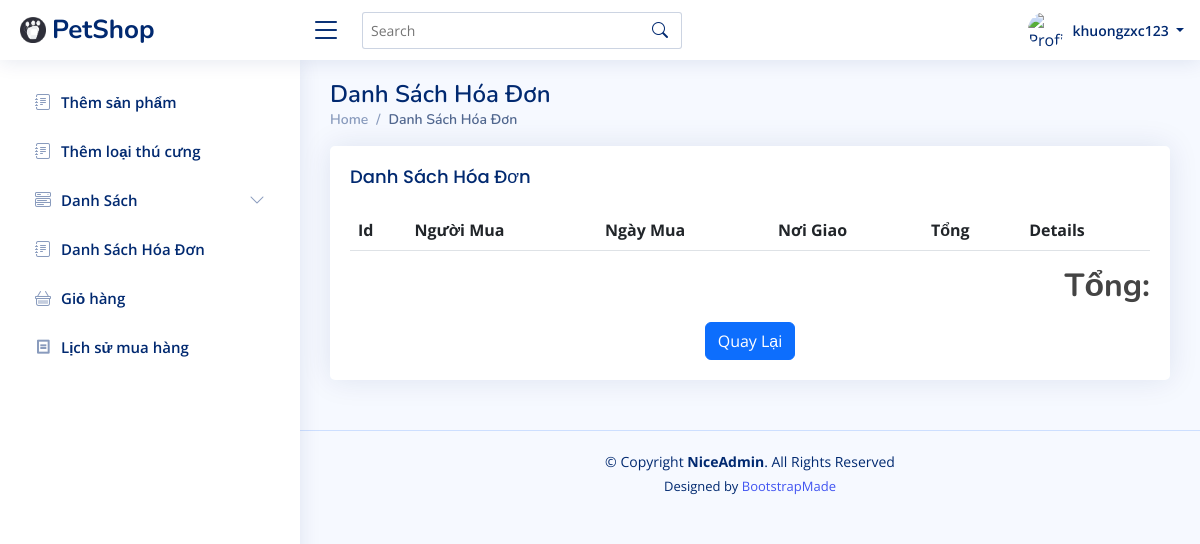
/?r=hoadon (signed in), run on an earlier commit of the app's database.
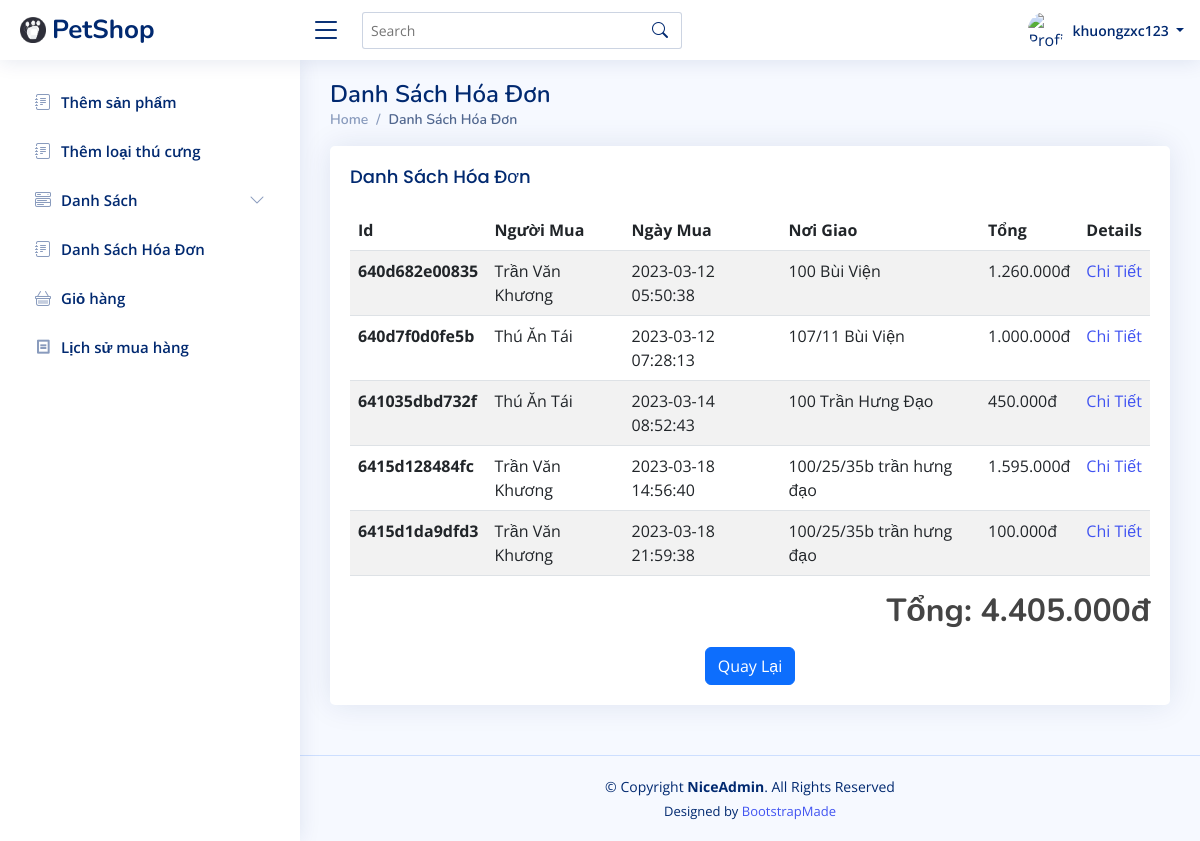
And on a later commit of the database.
### tables this page shows
CREATE TABLE IF NOT EXISTS `hoadon` (
  `Id` varchar(256) NOT NULL,
  `Day` datetime NOT NULL,
  `UserId` int NOT NULL,
  `Total` int NOT NULL,
  `Address` varchar(100) NOT NULL,
  PRIMARY KEY (`Id`),
  KEY `UserId` (`UserId`),
  CONSTRAINT `hoadon_ibfk_1` FOREIGN KEY (`UserId`) REFERENCES `user` (`Id`)
);

CREATE TABLE IF NOT EXISTS `user` (
  `Id` int NOT NULL AUTO_INCREMENT,
  `UserName` varchar(50) DEFAULT NULL,
  `Pass` varchar(256) DEFAULT NULL,
  `FullName` varchar(100) DEFAULT 'no name',
  `Avata` varchar(256) DEFAULT 'default_avata.png',
  `RoleId` int DEFAULT '2',
  `Token` varchar(50) DEFAULT NULL,
  `Email` varchar(100) DEFAULT NULL,
  `Status` tinyint(1) DEFAULT '0',
  PRIMARY KEY (`Id`),
  KEY `RoleId` (`RoleId`),
  CONSTRAINT `user_ibfk_1` FOREIGN KEY (`RoleId`) REFERENCES `role` (`Id`)
);

### controllers/HoaDonController.php (called while the page is built, shortened)
<?php
require_once('configs/database.php');
require_once('models/HoaDon.php');
class HoaDonController
{
    private $model;
    function __construct()
    {
        global $pdo;
        $this->model = new HoaDon($pdo);
    }
    function hoadon()
    {
        $danhSachHoaDon = $this->model->getAllHoaDon();
        require_once('views/product/danhsachhoadon.php');
    }
}
?>

### models/HoaDon.php (called while the page is built, shortened)
<?php
class HoaDon
{
    private $db;
    function __construct($pdo)
    {
        $this->db = $pdo;
    }
    function getAllHoaDon()
    {
        $stmt = $this->db->prepare("SELECT hoadon.Id, hoadon.Day, hoadon.Total, user.FullName, hoadon.Address
            FROM hoadon INNER JOIN user
            ON hoadon.UserId = user.Id");
        $stmt->execute();
        $danhSach = $stmt->fetchAll(PDO::FETCH_ASSOC);
        return $danhSach;
    }
}
?>

### views/product/danhsachhoadon.php (the view, shortened to what this page needs)
<?php
include_once('views/shares/header.php');
?>
<main id="main" class="main">
  <div class="pagetitle">
    <h1>Danh Sách Hóa Đơn</h1>
    <nav>
      <ol class="breadcrumb">
        <li class="breadcrumb-item"><a href="?r=/">Home</a></li>
        <li class="breadcrumb-item active">Danh Sách Hóa Đơn</li>
      </ol>
    </nav>
  </div>
  <div class="card">
    <div class="card-body">
      <h5 class="card-title">Danh Sách Hóa Đơn</h5>
      <table class="table table-striped">
        <thead>
          <tr>
            <th scope="col">Id</th>
            <th scope="col">Người Mua</th>
            <th scope="col">Ngày Mua</th>
            <th scope="col">Nơi Giao</th>
            <th scope="col">Tổng</th>
            <th scope="col">Details</th>
          </tr>
        </thead>
        <tbody>
          <?php
          $tong = 0;
          foreach ($danhSachHoaDon as $item) {
            echo "<tr>";
            echo "<th scope='row'>" . $item['Id'] . "</th>";
            echo "<td scope='row'>" . $item['FullName'] . "</td>";
            echo "<td scope='row'>" . $item['Day'] . "</td>";
            echo "<td scope='row'>" . $item['Address'] . "</td>";
            echo "<td scope='row'>" . currency_format($item['Total']) . "</td>";
            echo "<td><a href='?r=chitiethoadon&id=" . $item['Id'] . "'>Chi Tiết</a></td>";
            echo "</tr>";
            $tong += $item['Total'];
          }
          ?>
      </table>
      <div class="text-end ">
        <p>
        <h2 class="fw-bold">Tổng:
          <?php echo currency_format($tong); ?>
        </h2>
        </p>
      </div>
      <div class="text-center">
        <button onclick="location.href='?r=/'" class="btn btn-primary">Quay Lại</button>
      </div>
    </div>
  </div>
</main>
<?php
include_once('views/shares/footer.php');
?>

What changed in the data, as far as the page shows it:
added hoadon: Id "640d682e00835", UserId.FullName "Trần Văn Khương", Day "2023-03-12 05:50:38", Address "100 Bùi Viện", Total "1.260.000đ"
added hoadon: Id "640d7f0d0fe5b", UserId.FullName "Thú Ăn Tái", Day "2023-03-12 07:28:13", Address "107/11 Bùi Viện", Total "1.000.000đ"
added hoadon: Id "641035dbd732f", UserId.FullName "Thú Ăn Tái", Day "2023-03-14 08:52:43", Address "100 Trần Hưng Đạo", Total "450.000đ"
added hoadon: Id "6415d128484fc", UserId.FullName "Trần Văn Khương", Day "2023-03-18 14:56:40", Address "100/25/35b trần hưng đạo", Total "1.595.000đ"
added hoadon: Id "6415d1da9dfd3", UserId.FullName "Trần Văn Khương", Day "2023-03-18 21:59:38", Address "100/25/35b trần hưng đạo", Total "100.000đ"
Also different on the page:
currency_format($tong): (not shown) → "4.405.000đ"
